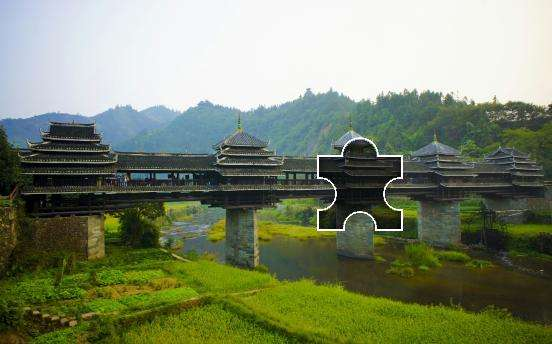
#> input picture assets/base8.jpeg, 552 x 344 px
$ python main.py
#> lines starting #> are read from the running program, lines starting #| are printed output that depends on the picture; after the words box and inside, x2 and y2 are one past the last pixel; in counts of white or black regions, pixels touching at a corner belong together
import cv2
import numpy as np
from matplotlib import pyplot as plt

def canny(filepath, cell=7):
#> called with filepath = 'assets/base8.jpeg', cell = 7
    img = cv2.imread(filepath, 0)
#> img: shape (344, 552); min 0, max 255, mean 128.2
    blurred = cv2.GaussianBlur(img, (cell,cell), 0)
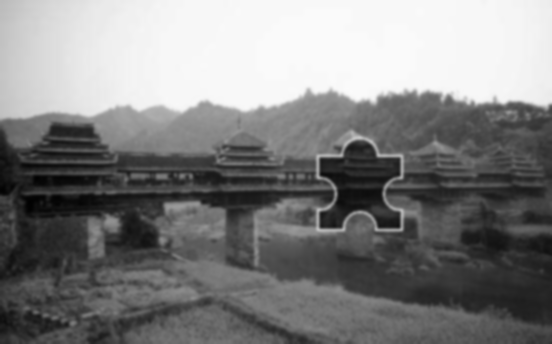
#> blurred: shape (344, 552); min 1, max 251, mean 128.2

    return cv2.Canny(blurred, 240, 250)
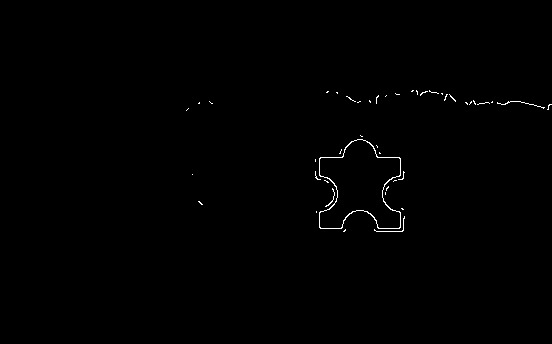
#> returned value: shape (344, 552); 0.42% white in thin lines or dots, all inside (x1, y1, x2, y2) = (186, 90, 552, 232)

img = canny('assets/base8.jpeg')
img2 = img.copy()
template = canny('assets/template8.png', cell=5)
#> call 2 of canny, with filepath = 'assets/template8.png', cell = 5
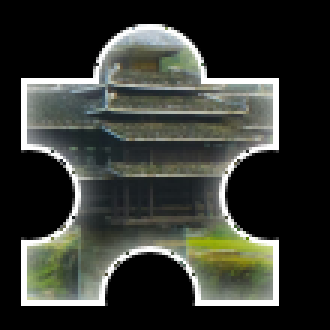
#> input picture assets/template8.png, 110 x 110 px (shown 3 times larger)
#> in canny (call 2), `return cv2.Canny(blurred, 240, 250)`:
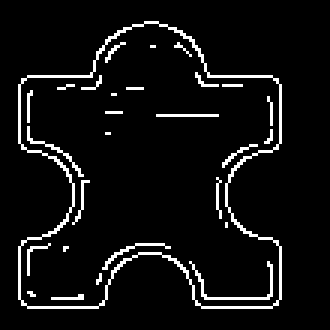
#> returned value: shape (110, 110) (shown 3 times larger); 6.2% white in thin lines or dots, all inside (x1, y1, x2, y2) = (6, 7, 94, 103)
w, h = template.shape[::-1]
#> w = 110; h = 110

# All the 6 methods for comparison in a list
methods = ['cv2.TM_CCOEFF', 'cv2.TM_CCOEFF_NORMED', 'cv2.TM_CCORR',
            'cv2.TM_CCORR_NORMED', 'cv2.TM_SQDIFF', 'cv2.TM_SQDIFF_NORMED']

for meth in methods:
    img = img2.copy()
    method = eval(meth)

    # Apply template Matching
    res = cv2.matchTemplate(img,template,method)
    min_val, max_val, min_loc, max_loc = cv2.minMaxLoc(res)

    # If the method is TM_SQDIFF or TM_SQDIFF_NORMED, take minimum
    if method in [cv2.TM_SQDIFF, cv2.TM_SQDIFF_NORMED]:
        top_left = min_loc
    else:
        top_left = max_loc
    bottom_right = (top_left[0] + w, top_left[1] + h)

    cv2.rectangle(img,top_left, bottom_right, 255, 2)

    plt.subplot(121),plt.imshow(res,cmap = 'gray')
    plt.title('Matching Result'), plt.xticks([]), plt.yticks([])
    plt.subplot(122),plt.imshow(img,cmap = 'gray')
    plt.title('Detected Point'), plt.xticks([]), plt.yticks([])
    plt.suptitle(meth)

    plt.figtext(0.5, 0.01, f'Sliding x asix forward by: {top_left[0]}px', ha="center", bbox={"facecolor":"orange", "alpha":0.5, "pad":5})

    plt.show()
#> this loop made 6 passes
#> (min_val, max_val, min_loc, top_left, bottom_right) on passes 1 to 4: (-1323694, 18663204, (286, 155), (310, 129), (420, 239)), (-0.0386, 0.46, (286, 155), (310, 129), (420, 239)), (-1, 21003072, (50, 129), (310, 129), (420, 239)), (-2.1e-07, 0.49, (85, 129), (310, 129), (420, 239))
#> (min_val, max_val, max_loc, top_left, bottom_right) on pass 5: (44542132, 84207376, (294, 127), (310, 129), (420, 239))
#> pass 1, `res = cv2.matchTemplate(img,template,method)`:
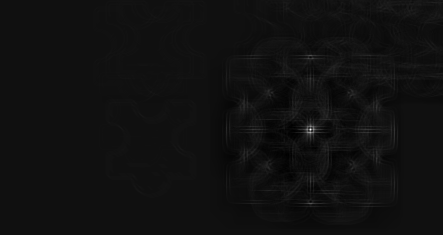
#> res: shape (235, 443) float32; min -1323694, max 18663204, mean -2723.3; drawn with min black and max white
#> pass 1, `plt.show()`:
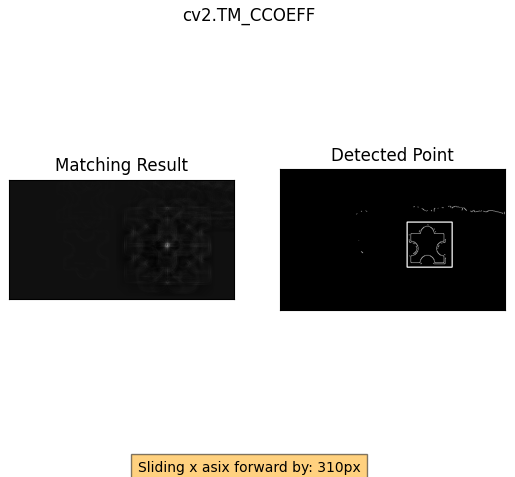
#> figure drawn by matplotlib, 2 panels
#> after the loop:
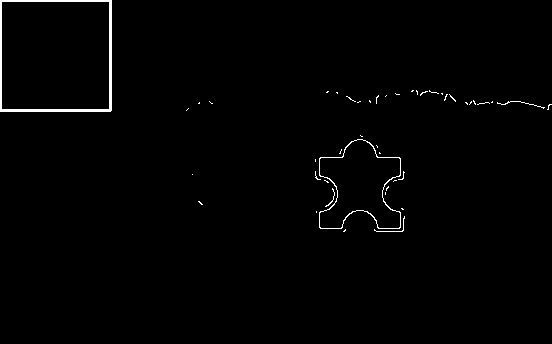
#> img: shape (344, 552); 1% white; 45 white regions (40 under 20 px), largest, box (x1, y1, x2, y2) and area: (0, 0, 112, 112) 1094, (319, 139, 401, 229) 427, (497, 101, 545, 109) 53, (374, 216, 405, 232) 47, (325, 188, 335, 207) 27
#> after the loop: res: shape (235, 443) float32; every value is 1
